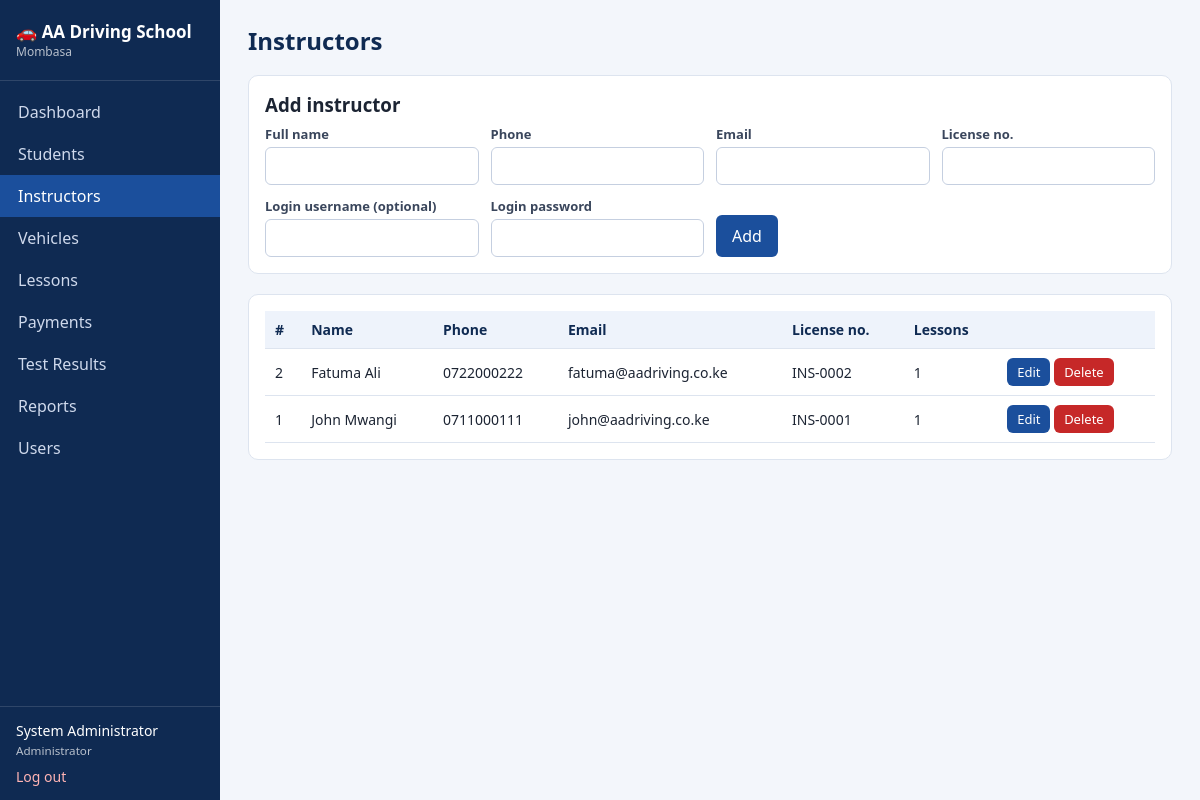
Screenshot of /instructors.php (signed in) with the database file from the repository.
### tables this page shows
CREATE TABLE instructors (
  instructor_id INT AUTO_INCREMENT PRIMARY KEY,
  user_id INT NULL,
  full_name VARCHAR(100) NOT NULL,
  phone VARCHAR(20) NOT NULL,
  email VARCHAR(100),
  license_no VARCHAR(50) NOT NULL UNIQUE,
  FOREIGN KEY (user_id) REFERENCES users(user_id) ON DELETE SET NULL
);

### config.php (called while the page is built, shortened)
<?php
function e($s) { return htmlspecialchars((string)$s, ENT_QUOTES, 'UTF-8'); }
function user() { return $_SESSION['user'] ?? null; }
function has_role(...$roles) { return user() && in_array(user()['role'], $roles, true); }

### instructors.php (the view, shortened to what this page needs)
<?php
require 'config.php';
$edit = null;
$rows = $pdo->query('SELECT i.*, (SELECT COUNT(*) FROM lessons WHERE instructor_id=i.instructor_id) lessons FROM instructors i ORDER BY full_name')->fetchAll();
require 'includes/header.php';
?>
<div class="panel">
  <h3 style="margin-top:0"><?= $edit ? 'Edit instructor' : 'Add instructor' ?></h3>
  <form method="post" class="grid"><?= csrf_field() ?>
    <label>Full name <input name="full_name" required value="<?= e($edit['full_name'] ?? '') ?>"></label>
    <label>Phone <input name="phone" required value="<?= e($edit['phone'] ?? '') ?>"></label>
    <label>Email <input type="email" name="email" value="<?= e($edit['email'] ?? '') ?>"></label>
    <label>License no. <input name="license_no" required value="<?= e($edit['license_no'] ?? '') ?>"></label>
    <?php if (!$edit): ?>
      <label>Login username (optional) <input name="username" autocomplete="off"></label>
      <label>Login password <input type="password" name="password" autocomplete="new-password"></label>
    <?php endif; ?>
    <div><button class="btn"><?= $edit ? 'Update' : 'Add' ?></button> <?php if ($edit) echo '<a class="btn grey" href="instructors.php">Cancel</a>'; ?></div>
  </form>
</div>
<div class="panel"><table><tr><th>#</th><th>Name</th><th>Phone</th><th>Email</th><th>License no.</th><th>Lessons</th><th></th></tr>
<?php foreach ($rows as $r): ?>
  <tr><td><?= $r['instructor_id'] ?></td><td><?= e($r['full_name']) ?></td><td><?= e($r['phone']) ?></td><td><?= e($r['email']) ?></td><td><?= e($r['license_no']) ?></td><td><?= $r['lessons'] ?></td>
  <td><a class="btn sm" href="instructors.php?edit=<?= $r['instructor_id'] ?>">Edit</a>
  <?php if (has_role('Administrator')): ?><form method="post" class="inline" onsubmit="return confirm('Delete this instructor?')"><button class="btn sm red">Delete</button></form><?php endif; ?></td></tr>
<?php endforeach; ?></table></div>
<?php require 'includes/footer.php'; ?>

### assets/style.css (style rules this page uses)
:root { --primary:#1b4f9c;--dark:#0f2a52;--bg:#f3f6fb;--line:#dde4ef;--ok:#1e8e3e;--err:#c62828;--warn:#e69500 }
* { box-sizing:border-box }
body { margin:0;font-family:Segoe UI,Arial,sans-serif;background:var(--bg);color:#1c2433;display:flex;min-height:100vh }
h3 { margin:22px 0 8px }
.panel { background:#fff;border:1px solid var(--line);border-radius:10px;padding:16px;margin-bottom:20px;overflow-x:auto }
table { width:100%;border-collapse:collapse;font-size:14px }
th,td { text-align:left;padding:9px 10px;border-bottom:1px solid var(--line);vertical-align:middle }
th { background:#eef3fb;color:var(--dark);white-space:nowrap }
form.grid { display:grid;grid-template-columns:repeat(auto-fit,minmax(210px,1fr));gap:12px;align-items:end }
label { display:block;font-size:13px;font-weight:600;color:#3a465c }
input,select,textarea { width:100%;padding:9px;margin-top:4px;border:1px solid #c5cfe0;border-radius:6px;font:inherit;background:#fff }
.btn { background:var(--primary);color:#fff;border:0;padding:10px 16px;border-radius:6px;cursor:pointer;font:inherit;text-decoration:none;display:inline-block }
.btn.sm { padding:5px 10px;font-size:13px }
.btn.red { background:var(--err) }
.inline { display:inline }

### rows the page displays
instructors: instructor_id "2", full_name "Fatuma Ali", phone "0722000222", email "fatuma@aadriving.co.ke", license_no "INS-0002", lessons "1"
instructors: instructor_id "1", full_name "John Mwangi", phone "0711000111", email "john@aadriving.co.ke", license_no "INS-0001", lessons "1"

### other values shown
APP_NAME "AA Driving School"
$label "Dashboard"
$label "Students"
$label "Instructors"
$label "Vehicles"
$label "Lessons"
$label "Payments"
$label "Test Results"
$label "Reports"
$label "Users"
user()['full_name'] "System Administrator"
$role "Administrator"
$page_title "Instructors"
